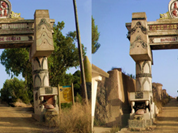
#> input picture lab_7/images_deber_lab7/deber#2_img_trasladada.png, 178 x 133 px
$ python deber2.py   (older library calls are emulated)
#> lines starting #> are read from the running program, lines starting #| are printed output that depends on the picture
import cv2
import numpy as np

# Leer la imagen a color
img = cv2.imread('images_deber_lab7/deber#2_img_trasladada.png', cv2.IMREAD_GRAYSCALE)
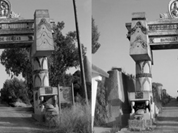
#> img: shape (133, 178); min 0, max 253, mean 114.1

# Verifica que la imagen se haya cargado correctamente
if img is None:
    print("Error: la imagen no se pudo cargar. Asegúrate de que la ruta a la imagen es correcta.")
    exit()

# Convertir la imagen a float32
img_float32 = np.float32(img)

# Aplicar la Transformada de Fourier usando la función dft()
dft = cv2.dft(img_float32, flags = cv2.DFT_COMPLEX_OUTPUT)

# Mover el cero de las frecuencias al centro usando la función shift
dft_shift = np.fft.fftshift(dft)

# Obtener el espectro de magnitud y aplicar logaritmo para reducir la alta dinámica
magnitude_spectrum = cv2.magnitude(dft_shift[:,:,0], dft_shift[:,:,1])
magnitude_spectrum += 1 # Evitar el logaritmo de cero
magnitude_spectrum = np.log(magnitude_spectrum)
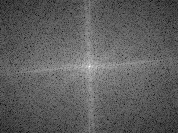
#> magnitude_spectrum: shape (133, 178) float32; min 2.83, max 14.81, mean 7.24; drawn with min black and max white

# Normalizar el espectro de magnitud para que esté entre 0 y 255 y convertirlo a uint8
magnitude_spectrum = cv2.normalize(magnitude_spectrum, None, 0, 255, cv2.NORM_MINMAX, cv2.CV_8U)

# Invertir los colores del espectro de magnitud
magnitude_spectrum = 255 - magnitude_spectrum
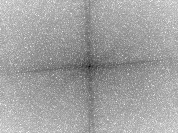
#> magnitude_spectrum: shape (133, 178); min 0, max 255, mean 161.2

# Definir el factor de escala y el tamaño de la imagen escalada
scale_factor = 2.0
new_size = (int(img.shape[1]*scale_factor), int(img.shape[0]*scale_factor))
#> new_size = (356, 266)

# Escalar la imagen original y el espectro de magnitud
img = cv2.resize(img, new_size)
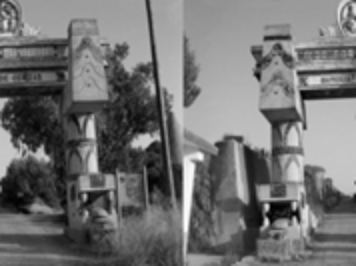
#> img: shape (266, 356); min 1, max 252, mean 114
magnitude_spectrum = cv2.resize(magnitude_spectrum, new_size)
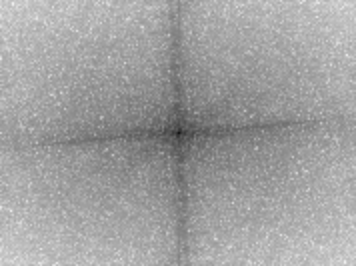
#> magnitude_spectrum: shape (266, 356); min 22, max 236, mean 161.1

# Mostrar la imagen original y el espectro de magnitud
cv2.imshow('Imagen Original', img)
cv2.imshow('Espectro de Magnitud', magnitude_spectrum)

cv2.waitKey()
cv2.destroyAllWindows()
